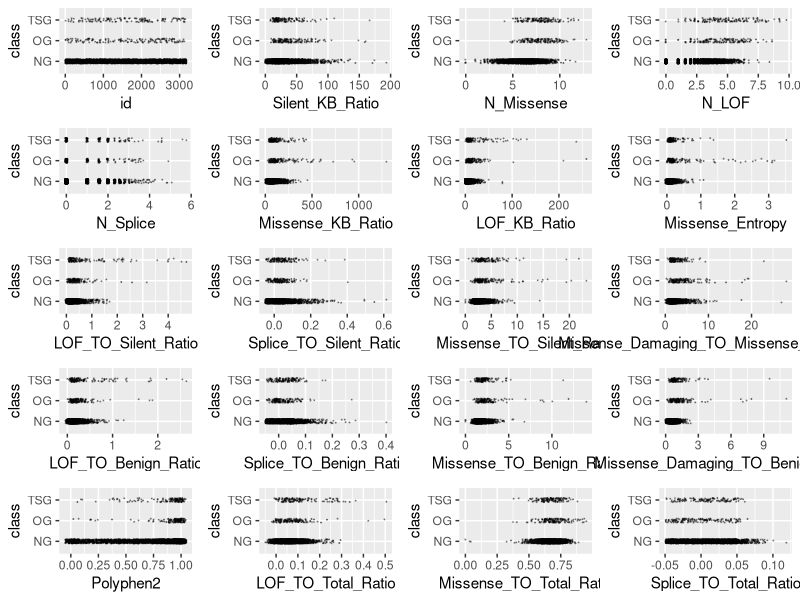
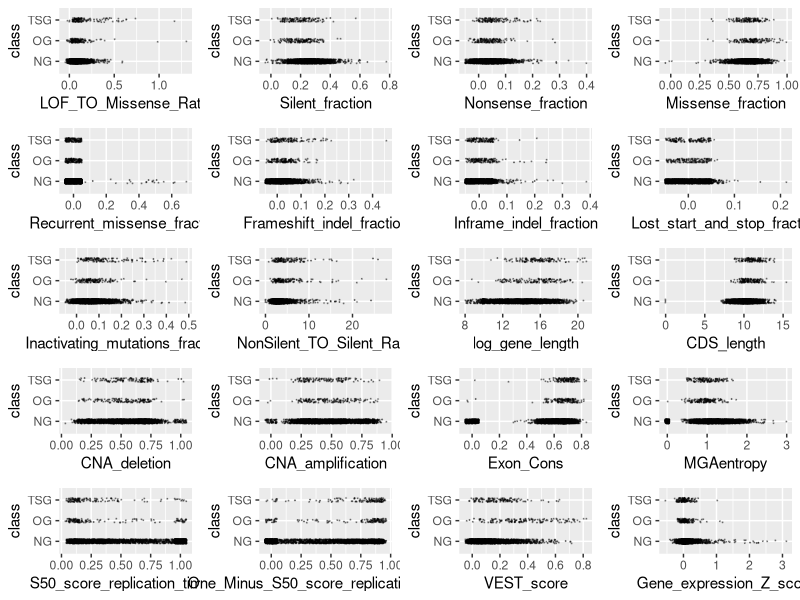
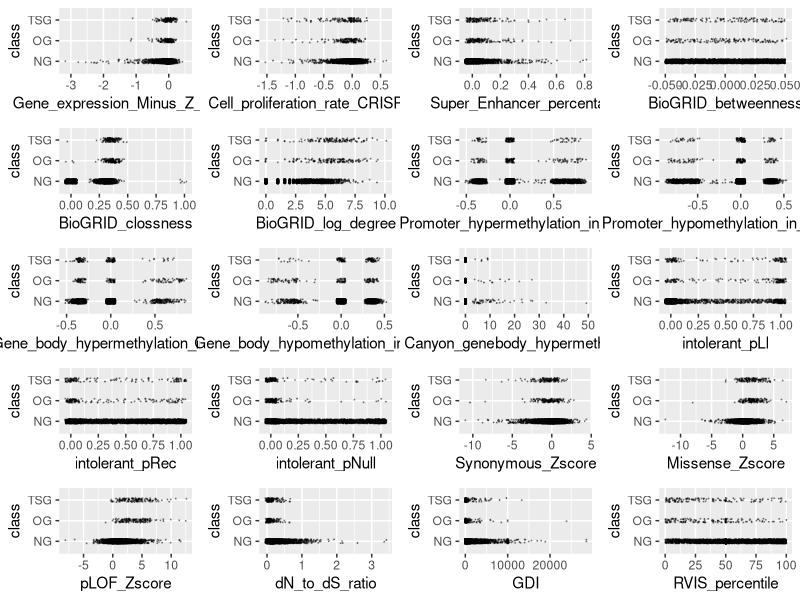
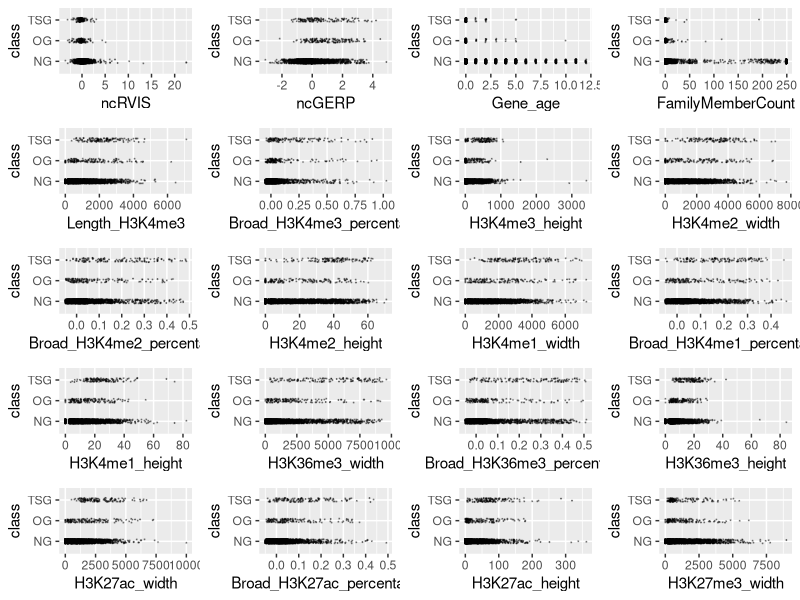
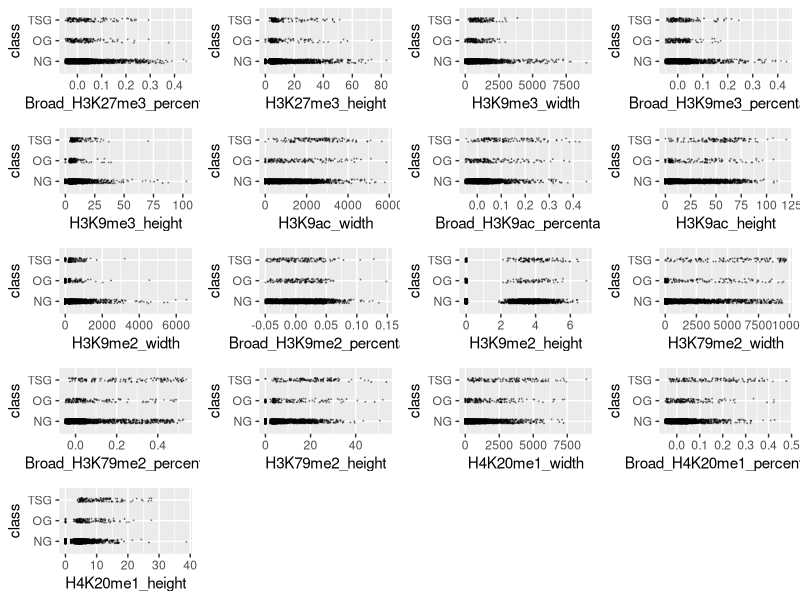
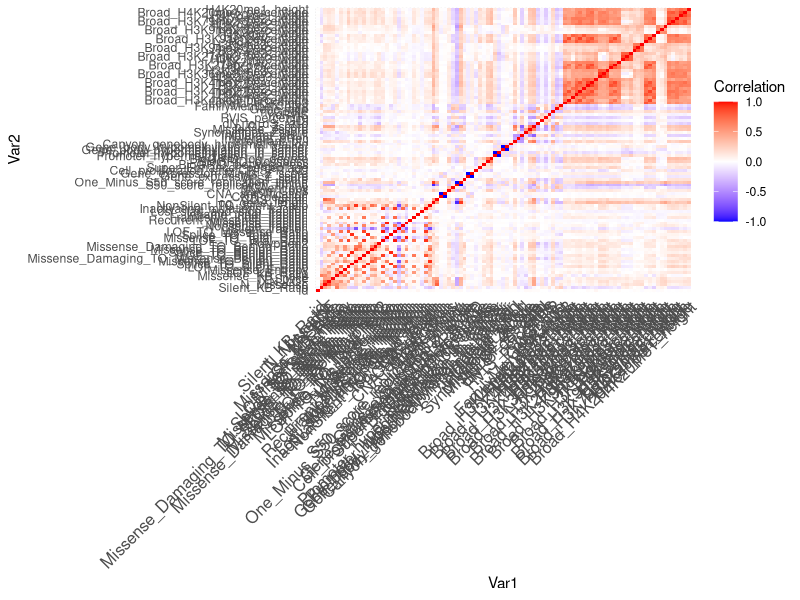
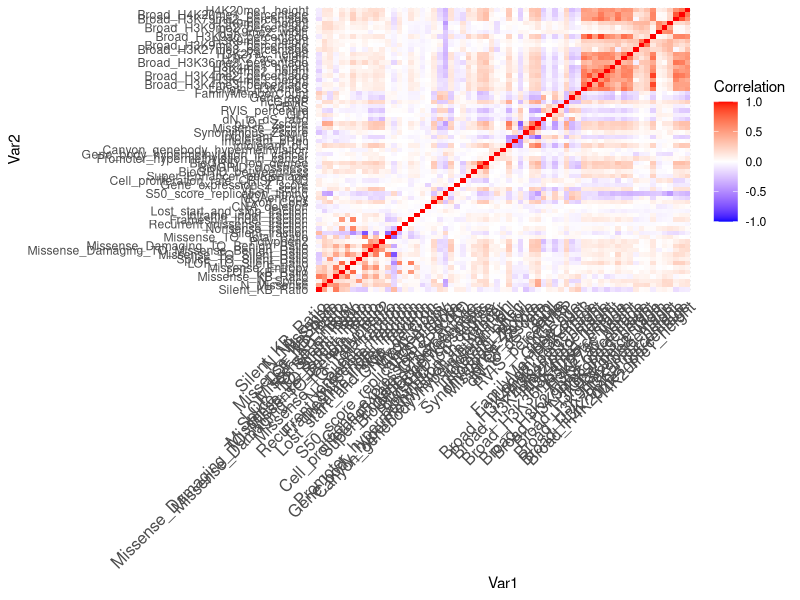
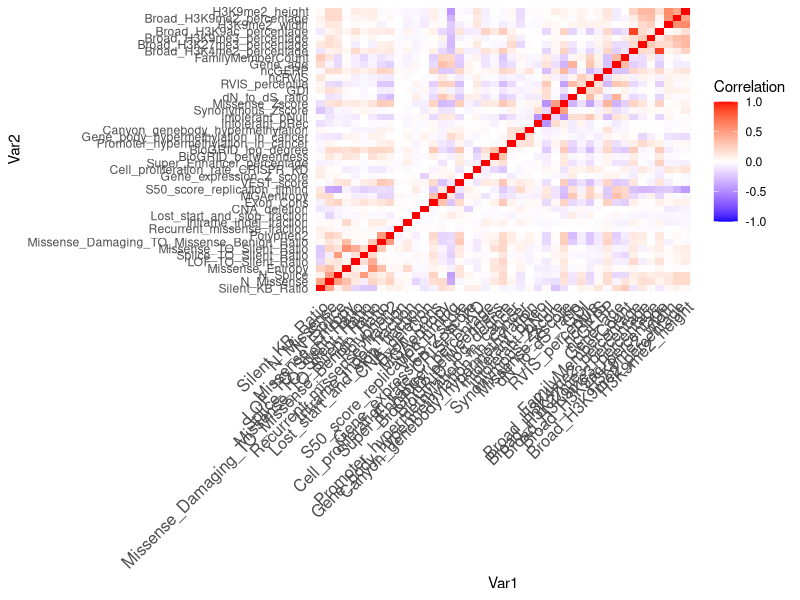

The R source for these figures, in order: (Note: a time limit stopped this script after it produced the figures.)
## ---- chunk 1
knitr::opts_chunk$set(echo = TRUE, comment = NA)
## ---- chunk 2
training <- read.csv("training.csv", stringsAsFactors = TRUE)
training$class <- factor(training$class)
levels(training$class) <- c("NG", "OG", "TSG")
# Create an outlier function
outlier <- function(data) {
  low <- mean(data) - 3 * sd(data)
  high <- mean(data) + 3 * sd(data)
  which(data < low | data > high)
}
# library(ggplot2)
# scatter <- function(var) {
#   ggplot(training, aes_string(var, "class")) +
#     geom_jitter(width = 0.05, height = 0.1, size = 0.1,
#                 colour = rgb(0, 0, 0, alpha = 1 / 3))
# }
# scat_plot <- lapply(names(training)[-99], scatter)
# library(gridExtra)
# grid.arrange(grobs = scat_plot[1:20], ncol = 4)
# grid.arrange(grobs = scat_plot[21:40], ncol = 4)
# grid.arrange(grobs = scat_plot[41:60], ncol = 4)
# grid.arrange(grobs = scat_plot[61:80], ncol = 4)
# grid.arrange(grobs = scat_plot[81:98], ncol = 4)
outliers <- table(unlist(lapply(training[,-99], outlier)))
outlier_index <- sort(outliers, decreasing = TRUE)
# Remove 50 most common outliers (i.e. outliers across multiple predictors)
training <- training[-as.numeric(names(outlier_index)[1:50]),]

# The below variables had outstanding outliers which we chose to remove
sort(training$Missense_TO_Silent_Ratio, decreasing = TRUE)[1:10]
training <- training[-which(training$Missense_TO_Silent_Ratio > 100), ]
sort(training$Missense_KB_Ratio, decreasing = TRUE)[1:10]
training <- training[-which(training$Missense_KB_Ratio > 2000), ]
sort(training$LOF_TO_Silent_Ratio, decreasing = TRUE)[1:10]
training <- training[-which(training$LOF_TO_Silent_Ratio > 5), ]
sort(training$Gene_expression_Z_score, decreasing = TRUE)[1:10]
training <- training[-which(training$Gene_expression_Z_score > 4), ]
sort(training$dN_to_dS_ratio, decreasing = TRUE)[1:10]
training <- training[-which(training$dN_to_dS_ratio > 5),]
sort(training$Silent_KB_Ratio, decreasing = TRUE)[1:10]
training <- training[-which(training$Silent_KB_Ratio > 200), ]
sort(training$Lost_start_and_stop_fraction, decreasing = TRUE)[1:10]
training <- training[-which(training$Lost_start_and_stop_fraction > 0.2),]
sort(training$Synonymous_Zscore, decreasing = FALSE)[1:10]
training <- training[-which(training$Synonymous_Zscore < -15), ]
numeric_training <- training[,-99]

# Lots of zeroes for some observations, so removed those observations with quite a few zeroes across predictor variables
n_zeroes <- rep(NA, nrow(numeric_training))

for(i in seq_len(nrow(numeric_training))){
  row_i_zeroes <- 0
  for(j in seq_len(ncol(numeric_training))){
    if(round(numeric_training[i,j], digits = 5) == 0){
      row_i_zeroes <- row_i_zeroes + 1
    }
  }
  n_zeroes[i] <- row_i_zeroes
}
training <- training[n_zeroes <= ncol(training) / 2, ]
# Remove 1 of 2 variables that have r value of 1 or -1 (i.e. perfectly correlated)
perf_corr <- which(abs(cor(training[,-99])) == 1, arr.ind = TRUE)
which(perf_corr[,1] != perf_corr[,2])
training <- training[, -43]
## ---- chunk 3
library(ggplot2)
scatter <- function(var) {
  ggplot(training, aes_string(var, "class")) +
    geom_jitter(width = 0.05, height = 0.1, size = 0.1,
                colour = rgb(0, 0, 0, alpha = 1 / 3))
}
scat_plot <- lapply(names(training)[-98], scatter)
library(gridExtra)
grid.arrange(grobs = scat_plot[1:20], ncol = 4)
grid.arrange(grobs = scat_plot[21:40], ncol = 4)
grid.arrange(grobs = scat_plot[41:60], ncol = 4)
grid.arrange(grobs = scat_plot[61:80], ncol = 4)
grid.arrange(grobs = scat_plot[81:97], ncol = 4)
## ---- chunk 4
library(dplyr)
#function to calculate wca
score <- function (conf_mat) {
  print(sum(diag(conf_mat) * c(1, 20, 20)))
  print(sum(diag(conf_mat) * c(1, 20, 20)) / sum(apply(conf_mat, 2, sum) * c(1, 20, 20)))
}

# Set new threshold to account for unbalanced data
classify <- function(probs, k) {
  if (any(probs[2:3] > k)) {
    subset <- probs[2:3]
    output <- which(subset == max(subset))
    if (length(output) > 1) {
        output <- sample(1:2, 1)
    }
  } else {
    output <- 0
  }
  output
}
## ---- chunk 5
library(dplyr)
library(caret)
set.seed(12)
mn <- nnet::multinom(class ~ ., data = training, model = TRUE)
tidymn <- broom::tidy(mn) %>% arrange(p.value)
tidymn <- tidymn %>% filter(p.value < 0.05 / nrow(tidymn))
terms <- unique(tidymn$term)[-1]
library(dplyr)
sig <- logical(97)
names(sig) <- names(training)[-98]
k <- 1
diffs <- logical(97)
for (var in names(training)[-98]) {
  model <- aov(training[[var]] ~ factor(training$class))
  sig[k] <- summary(model)[[1]][1, 5]
  diffs[k] <- all(TukeyHSD(model)$`factor(training$class)`[, 4] < 0.05 / 97)
  k <- k + 1
}
sort(sig[diffs])
score <- function (conf_mat) {
  sum(diag(conf_mat) * c(1, 20, 20)) / sum(apply(conf_mat, 2, sum) * c(1, 20, 20))
}

sig_terms <- names(sort(sig[diffs]))
combo_terms <- table(c(terms, sig_terms)) == 2
final_terms <- names(combo_terms[combo_terms])
term_mat <- cor(training %>% select(all_of(final_terms)))
ind_terms <- final_terms[-c(1, 3, 4, 5, 10, 11, 13, 14, 15, 17)]

vars <- training
cor_mtx <- round(cor(vars[, names(vars) != "class"]), 2)
library(reshape2)
melted_cor_mtx <- melt(cor_mtx)
cor_heatmap <- ggplot(data = melted_cor_mtx, aes(x = Var1, y = Var2, fill = value)) + geom_tile()
cor_heatmap <- cor_heatmap +
  scale_fill_gradient2(low = "blue", high = "red", mid = "white",
                       midpoint = 0, limit = c(-1, 1), space = "Lab", name="Correlation") + 
  theme_minimal() +
  theme(axis.text.x = element_text(angle = 45, vjust = 1, size = 12, hjust = 1))
cor_heatmap

which(abs(cor_mtx) > 0.75, arr.ind = TRUE)
# Eliminate all but one of a set of variables highly correlated with one another
vars <- vars[, -c(1, 4, 32, 13, 18, 21, 29, 14, 20, 15, 30,
                  15, 24, 31, 38, 34, 41, 48, 50, 68, 86, 88,
                  71, 72, 78, 74, 76, 80, 82, 83, 92, 94, 95)]
cor_mtx <- round(cor(vars[, names(vars) != "class"]), 2)
library(reshape2)
melted_cor_mtx <- melt(cor_mtx)
cor_heatmap <- ggplot(data = melted_cor_mtx, aes(x = Var1, y = Var2, fill = value)) + geom_tile()
cor_heatmap <- cor_heatmap +
  scale_fill_gradient2(low = "blue", high = "red", mid = "white",
                       midpoint = 0, limit = c(-1, 1), space = "Lab", name="Correlation") + 
  theme_minimal() +
  theme(axis.text.x = element_text(angle = 45, vjust = 1, size = 12, hjust = 1))
cor_heatmap


which(abs(cor_mtx) > 0.6, arr.ind = TRUE)
# Eliminate all but one of a set of variables highly correlated with one another
vars <- vars[, -c(4, 5, 15, 17, 11, 13, 14, 29, 39, 47,
                  48, 51, 49, 54, 55, 52, 58, 63, 65,
                  34, 64, 53)]

cor_mtx <- round(cor(vars[, names(vars) != "class"]), 2)
library(reshape2)
melted_cor_mtx <- melt(cor_mtx)
cor_heatmap <- ggplot(data = melted_cor_mtx, aes(x = Var1, y = Var2, fill = value)) + geom_tile()
cor_heatmap <- cor_heatmap +
  scale_fill_gradient2(low = "blue", high = "red", mid = "white",
                       midpoint = 0, limit = c(-1, 1), space = "Lab", name="Correlation") + 
  theme_minimal() +
  theme(axis.text.x = element_text(angle = 45, vjust = 1, size = 12, hjust = 1))
cor_heatmap

set.seed(12)
mn <- nnet::multinom(class ~ ., data = vars, model = TRUE)
tidymn <- broom::tidy(mn) %>% arrange(p.value)
tidymn <- tidymn %>% filter(p.value < 0.05 / nrow(tidymn))
terms <- unique(tidymn$term)[-1]
terms
## ---- chunk 6
vars <- training %>% select(all_of(terms), class)
set.seed(217)
thresh_list <- list()
length(thresh_list) <- 10
j <- 1
# for() loop to validate post cross-validation with WCA and varying thresholds
for (rand in ceiling(runif(10, min = 1, max = 10000000))) {
  set.seed(rand)
  vars_split <- createDataPartition(vars$class, p = 0.8, list = FALSE)
  vars_train <- vars[vars_split, ]
  vars_test <- vars[-vars_split, ]
  
  train_cont <- trainControl(method = "cv", number = 5, classProbs = TRUE, savePredictions = TRUE)
  lda_ft <- train(class ~ ., data = vars_train, method = "lda", preProc = c("center", "scale"),
                  trControl = train_cont)
  preds <- predict(lda_ft, newdata = vars_test, type = "prob")
  scores <- numeric(100)
  for (i in seq(from = 0.001, to = 0.1, by = 0.001)) {
    lda_mod <- table("pred"=apply(preds, 1, classify, k = i), "obs" = vars_test$class)
    lda_mod
    scores[i*1000] <- score(lda_mod)
  }
  thresh_list[[j]] <- scores
  j <- j + 1
}

# Plot WCA as a function of threshold for various seeds to see best threshold
thresh_vals <- c(0.001, 0.0025, 0.005, 0.01, 0.025, 0.05, 0.1)
plot(thresh_list[[1]] ~ seq(from = 0.001, to = 0.1, by = 0.001),
     type = "l", ylim = c(0.6, 0.9), col = rgb(0, 0, 0, alpha = 0.5),
     xaxt = "n", ylab = "WCA Percentage",
     xlab = "Threshold for Choosing Between (0) and (1 and 2)")
for (i in 2:10) {
  red <- 0
  green <- 0
  blue <- 0
  if (i %% 4 == 1) {red <- 0.5}
  if (i %% 4 == 2) {green <- 0.5}
  if (i %% 4 == 3) {blue <- 0.5}
  lines(seq(from = 0.001, to = 0.1, by = 0.001), thresh_list[[i]],
        col = rgb(red, green, blue, alpha = 0.5))
  
}
abline(v = thresh_vals, col = rgb(0, 0, 0, alpha = 0.5))
points(unlist(lapply(thresh_list, which.max)) * 0.001, unlist(lapply(thresh_list, max)),
       pch = 19, cex = 0.5)
axis(side = 1, at = thresh_vals, cex.axis = 0.75, las = 2)
best_thresh <- unlist(lapply(thresh_list, which.max))
median(best_thresh * 0.001)
thresh_val_scores <- matrix(nrow = 10, ncol = length(thresh_vals))
colnames(thresh_val_scores) <- thresh_vals
for (i in 1:10) {
  thresh_val_scores[i, ] <- thresh_list[[i]][thresh_vals * 1000]
}
apply(thresh_val_scores, 2, mean)
# Use threshold of 0.005 for determining when to classify as OG or TSG (highest peak)
set.seed(1248)
vars_split <- createDataPartition(vars$class, p = 0.8, list = FALSE)
vars_train <- vars[vars_split, ]
vars_test <- vars[-vars_split, ]
train_cont <- trainControl(method = "cv", number = 5,
                           classProbs = TRUE, savePredictions = TRUE)
lda_ft <- train(class ~ ., data = vars_train, method = "lda",
                preProc = c("center", "scale"), trControl = train_cont)
preds <- predict(lda_ft, newdata = vars_test, type = "prob")
lda_mod <- table("pred" = apply(preds, 1, classify, k = 0.005),
                 "obs" = vars_test$class)
lda_mod
score(lda_mod)
## ---- chunk 7
#Initialize stuff 
set.seed(420) #so we consistently generate the same random numbers
reps = 50
seeds = sample(1:999999999, size = reps, replace = FALSE)
lda_scores <- rep(NA, reps)
#logistic_scores <- lda_scores

# Based on Andy's Analysis of the 32 predictors in Model 10
good_predictors <- c("Missense_Entropy", "S50_score_replication_timing", "Broad_H3K4me2_percentage", "VEST_score",
                     "BioGRID_log_degree", "N_Missense", "intolerant_pNull")
potential_predictors <- c("Recurrent_missense_fraction", "Inframe_indel_fraction", "Lost_start_and_stop_fraction",
                          "Exon_Cons",
                          "Cell_proliferation_rate_CRISPR_KD",
                          "Broad_H3K27me3_percentage",
                          "Broad_H3K9me3_percentage", "Broad_H3K9ac_percentage", "Broad_H3K9me2_percentage", 
                          "Polyphen2", "MGAentropy",
                          "ncGERP", "intolerant_pRec")

lda_list <- vector("list", length(potential_predictors))
names(lda_list) <- potential_predictors
#logistic_list <- lda_list

# Test with multiple seeds and record scores
for(j in seq_len(length(potential_predictors))){
  cat("Iteration ", j, " of ", length(potential_predictors), "\n") # So I don't lose my mind while waiting
for (i in seq_len(reps)){
  set.seed(seeds[i])
  #cat("Iteration ", j, " ", i, "\n") # So I don't lose my mind while waiting
  
 
  vars_subset <- vars[,c(good_predictors, potential_predictors[j], "class")]
  
  vars_split <- createDataPartition(vars_subset$class, p = 0.8, list = FALSE)
  vars_train <- vars_subset[vars_split, ]
  vars_test <- vars_subset[-vars_split, ]
  
  #LDA
  train_cont <- trainControl(method = "cv", number = 5,
                            classProbs = TRUE, savePredictions = TRUE)
  lda_ft <- train(class ~ ., data = vars_train, method = "lda",
                  preProc = c("center", "scale"), trControl = train_cont)
  preds <- predict(lda_ft, newdata = vars_test, type = "prob")
  lda_mod <- table("pred" = apply(preds, 1, classify, k = 0.0025),
                   "obs" = vars_test$class)
  lda_scores[i] <- score(lda_mod)
  
  # #Logistic Regression
  # log_reg <- invisible(nnet::multinom(class ~ ., data = vars_train)) 
  # 
  # log_preds <- predict(log_reg, newdata = vars_test, type = "probs")
  # 
  # log_mod <- table("pred"=apply(log_preds, 1, classify, k = 0.005), "obs" = vars_test$class)
  # 
  # logistic_scores[i] <- score(log_mod)
}
  lda_list[[j]] <- lda_scores
 # logistic_list[[j]] <- logistic_scores
}

## ---- chunk 8
for(i in 1:length(lda_list)){
  cat(potential_predictors[i], "\n")
  print(summary(lda_list[[i]]))
}

# for(i in 1:length(lda_list)){
#   cat(potential_predictors[i], "\n")
#   print(summary(logistic_list[[i]]))
# }
## ---- chunk 9
for (i in 1:length(lda_list)){
  print(head(vars[,c(good_predictors, potential_predictors[i], "class")]))
}
## ---- chunk 10
# Write prediction model on test data
tests <- read.csv("test.csv")
preds <- predict(lda_ft, newdata = tests, type = "prob")
preds <- apply(preds, 1, classify, k = 0.005)
names(preds) <- tests$id
csv_file <- data.frame(id = tests$id,
                       class = preds)
# write.csv(csv_file, "modelpredictions13.csv", row.names = FALSE)
best_mod <- read.csv("modelpredictions12.csv")
table("Best Model" = best_mod$class, csv_file$class)
mean(best_mod$class == csv_file$class)
